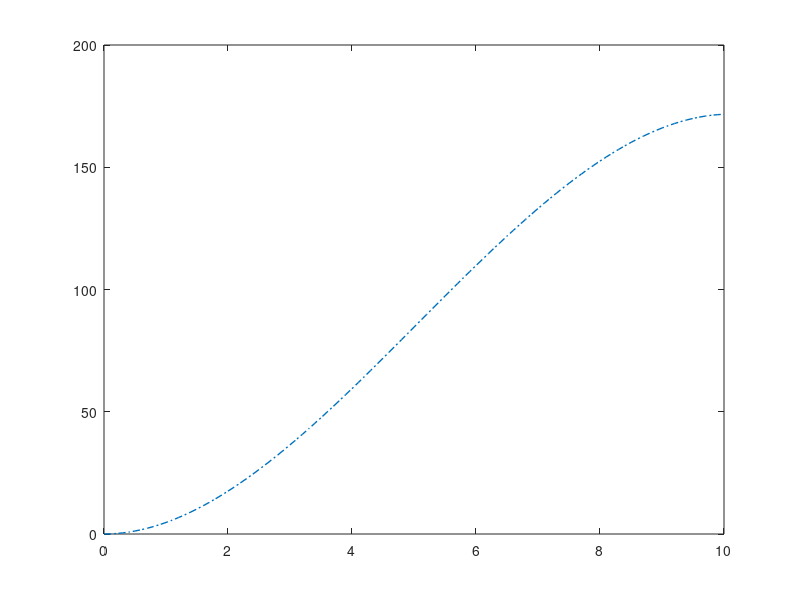

Here is the MATLAB script that generated this plot: (Note: this script raises an error after producing the figure.)
h = 0.1;
a = @(x,wm1,w,wp1)([0 (1/(h*h)-w(1)/(2*h)); (-1) (-h/2)]);
b = @(x,wm1,w,wp1)([ (wp1(2)-wm1(2))/(2*h) (-2/(h*h)-2*w(2)); (1) (-h/2) ]);
c = @(x,wm1,w,wp1)([0 (1/(h*h)+w(1)/(2*h)); 0 0]);
d = @(x,wm1,w,wp1)([(-1+(w(2))^2-w(1)*(wp1(2)-wm1(2))/(2*h)-(wp1(2)+wm1(2)-2*w(2))/(h*h))
    (-w(1)+wm1(1)+(h/2)*(w(2)+wm1(2)))]);
x = 0:h:10;
f = @(x)(5*x^2 - x^3/3 + x^2/20);
F = @(x)(x*(10-x)+x/10);

n = length(x)-1;
w = zeros(2, n+1);

for i=1:n+1,
    w(:,i) = [f(x(i)) F(x(i))];
end

matrixA = zeros(2,2,n-1, n-1);
vectorB = zeros(2,1, n-1);
legend_vals = {'k =0'};
plot(x,w(1,:),'-.', 'LineWidth',1);
hold on;

dw = 1;
k = 0;
while max(max(abs(dw)))>1e-5,
    k = k+1;

    for i=2:n,
        index = i-1;
        matrixA(:,:,index,index) = b(x(i), w(:,i-1), w(:,i), w(:,i+1));
        matrixA(:,:,index+1,index) = a(x(i), w(:,i-1), w(:,i), w(:,i+1));
        matrixA(:,:,index,index+1) = c(x(i), w(:,i-1), w(:,i), w(:,i+1));
        vectorB(:, index) = d(x(i), w(:,i-1), w(:,i), w(:,i+1));
    end

    matrixA = matrixA(:,:,1:n-1,1:n-1);
    dw = thomas_algorithm_block(matrixA,vectorB);    
    dw = [[0;0] dw [0;0]];
    w = w + dw;
    yn = (2*h*w(2,end)+4*w(1,end-1)-w(1,end-2))/3;
    w(1,end) = yn;
    p = plot(x,w(1,:),'-.', 'LineWidth',1);
    legend_vals = [legend_vals (strcat('k = ',num2str(k)))];    
end

set(p, 'LineWidth',1.5, 'LineStyle', '-')
xlabel('X Axis');
ylabel('Y Axis');

legend(legend_vals)

figure
plot(x,w)
legend('y = f(x)','y = f''(x)')